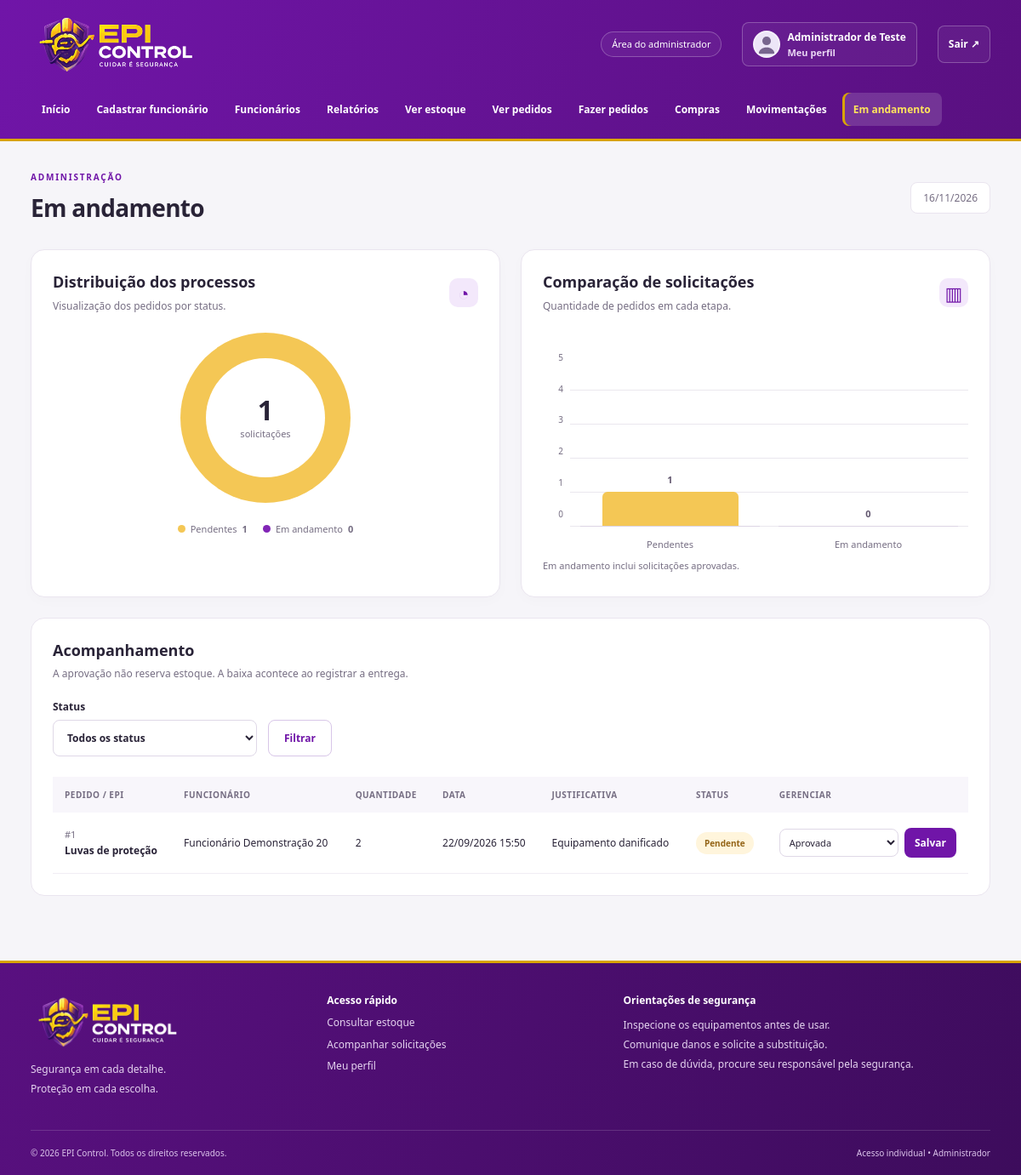
The page /andamento.php (signed in) on the database its author committed.
### tables this page shows
CREATE TABLE `tb_funcionarios` (
  `id_funcionario` int(11) NOT NULL,
  `nome_completo` varchar(100) NOT NULL,
  `cpf` varchar(20) DEFAULT NULL,
  `cargo` varchar(100) DEFAULT NULL,
  `setor` varchar(100) DEFAULT NULL,
  `foto_url` varchar(255) DEFAULT NULL,
  `email` varchar(100) NOT NULL,
  `senha` varchar(255) NOT NULL,
  `nivel_acesso` varchar(30) NOT NULL DEFAULT 'Funcionario',
  `status_funcionario` enum('Ativo','Inativo') NOT NULL DEFAULT 'Ativo'
);

CREATE TABLE `tb_solicitacoes` (
  `id_solicitacao` int(11) NOT NULL,
  `id_funcionario` int(11) NOT NULL,
  `id_epi` int(11) NOT NULL,
  `justificativa` text DEFAULT NULL,
  `status_solicitacao` varchar(30) NOT NULL DEFAULT 'Pendente',
  `data_solicitacao` datetime NOT NULL DEFAULT current_timestamp(),
  `quantidade` int(11) NOT NULL DEFAULT 1
);

CREATE TABLE `tb_epis` (
  `id_epi` int(11) NOT NULL,
  `nome_epi` varchar(100) NOT NULL,
  `descricao` text DEFAULT NULL,
  `quantidade_estoque` int(11) NOT NULL DEFAULT 0,
  `estoque_minimo` int(11) NOT NULL DEFAULT 0,
  `validade` int(11) DEFAULT NULL,
  `codigo` varchar(50) DEFAULT NULL,
  `ca` varchar(50) DEFAULT NULL
);

### app/Controllers/AppController.php (called while the page is built, shortened)
<?php
class AppController
{
    private array $user;
    private bool $admin;
    private string $page;
    public function handle(string $page): void {
        $this->page = $page;
        try {
            $this->model = new EpiModel(conectar());
            $this->user = $this->model->user((int)$_SESSION['id_funcionario']) ?? [];
            $this->admin = $this->user['nivel_acesso'] === 'Administrador';
            $data = ['error'=>$error ?? null,'title'=>$this->titles()[$page] ?? 'EPI Control'];
            $ownId = (int)$this->user['id_funcionario'];
            if (in_array($page,['home','homefunc','andamento','pedidos','minhassolicitacoes','relatorios'],true)) {
                $data['requests'] = $this->model->requests($this->admin ? null : $ownId);
                $data['counts'] = array_count_values(array_column($data['requests'],'status_solicitacao'));
            }
            $views = ['home'=>'dashboard','homefunc'=>'dashboard','andamento'=>'requests','pedidos'=>'requests','minhassolicitacoes'=>'requests','conscientizacao'=>'conscientizacao','cadastro'=>'person-form','editarfunc'=>'person-form','perfil'=>'person-form','funcionarios'=>'employees','informacoes'=>'equipment','meuepi'=>'equipment','adicionarepi'=>'order-form','solicitar'=>'order-form','fazerpedidos'=>'order-form','estoque'=>'stock','compras'=>'purchases','movimentacoes'=>'history','relatorios'=>'reports','excluirfunc'=>'delete'];
            $this->page = $page;
            $this->render($views[$page] ?? 'message',$data);
        } catch (Throwable $e) {
            error_log((string)$e);
            http_response_code(503);
            $title = 'Sistema indisponível'; $message = 'Confira se o MySQL está iniciado e se o banco tcc foi configurado a partir de database/tcc.sql.';
            require __DIR__ . '/../Views/unavailable.php';
        }
    }
    private function titles(): array { return ['home'=>'Visão geral','homefunc'=>'Meu painel','cadastro'=>'Cadastrar funcionário','funcionarios'=>'Funcionários','editarfunc'=>'Editar funcionário','informacoes'=>'Informações do funcionário','excluirfunc'=>'Excluir funcionário','adicionarepi'=>'Entregar EPI','relatorios'=>'Relatórios','estoque'=>'Estoque de EPIs','pedidos'=>'Solicitações dos funcionários','fazerpedidos'=>'Novo pedido de compra','compras'=>'Compras','movimentacoes'=>'Movimentações','andamento'=>'Em andamento','meuepi'=>'Meu EPI','solicitar'=>'Solicitar EPI','minhassolicitacoes'=>'Minhas solicitações','conscientizacao'=>'Conscientização','perfil'=>'Meu perfil']; }
    private function render(string $view, array $data): void {
        extract($data);
        $user = $this->user; $admin = $this->admin; $page = $this->page;
        require __DIR__ . '/../../templates/header.php';
        require __DIR__ . '/../Views/' . $view . '.php';
        require __DIR__ . '/../../templates/footer.php';
    }
}

### app/dispatch.php (called while the page is built)
<?php
require_once __DIR__ . '/bootstrap.php';
require_once __DIR__ . '/Controllers/AppController.php';
(new AppController())->handle($route);

### andamento.php (called while the page is built)
<?php
$route = 'andamento';
require __DIR__ . '/app/dispatch.php';

### config/conexao.php (called while the page is built, shortened)
<?php
function conectar(): mysqli
{
    $config = [
        'host' => '127.0.0.1',
        'user' => 'root',
        'password' => '',
        'database' => 'tcc',
        'port' => 3306,
    ];
    $porta = filter_var($config['port'], FILTER_VALIDATE_INT, [
        'options' => ['min_range' => 1, 'max_range' => 65535],
    ]);
    $db = new mysqli(
        (string) $config['host'],
        (string) $config['user'],
        (string) $config['password'],
        (string) $config['database'],
        $porta
    );
    $db->set_charset('utf8mb4');
    $db->query("SET time_zone = '-03:00'");
    return $db;
}

### app/Models/EpiModel.php (called while the page is built, shortened)
<?php
class EpiModel
{
    public function run(string $sql, array $params = []): mysqli_stmt {
        $stmt = $this->db->prepare($sql);
        if ($params) {
            $types = implode('', array_map(fn($p) => is_int($p) ? 'i' : 's', $params));
            $stmt->bind_param($types, ...$params);
        }
        $stmt->execute();
        return $stmt;
    }
    public function all(string $sql, array $params = []): array { return $this->run($sql, $params)->get_result()->fetch_all(MYSQLI_ASSOC); }
    public function one(string $sql, array $params = []): ?array { return $this->all($sql, $params)[0] ?? null; }
    public function user(int $id): ?array { return $this->one('SELECT * FROM tb_funcionarios WHERE id_funcionario=?', [$id]); }
    public function requests(?int $userId = null): array {
        return $this->all('SELECT s.*,e.nome_epi,f.nome_completo FROM tb_solicitacoes s JOIN tb_epis e ON e.id_epi=s.id_epi JOIN tb_funcionarios f ON f.id_funcionario=s.id_funcionario' . ($userId !== null ? ' WHERE s.id_funcionario=?' : '') . ' ORDER BY s.data_solicitacao DESC,s.id_solicitacao DESC', $userId !== null ? [$userId] : []);
    }
}

### app/Views/requests-table.php (the view, shortened to what this page needs)
<div class="table-wrap">
    <table>
        <thead>
            <tr>
                <th>Pedido / EPI</th><?php if ($admin): ?>
                    <th>Funcionário</th><?php endif ?>
                <th>Quantidade</th>
                <th>Data</th>
                <th>Justificativa</th>
                <th>Status</th><?php if ($admin && $page !== 'relatorios'): ?>
                    <th>Gerenciar</th><?php endif ?>
            </tr>
        </thead>
        <tbody>
            <?php foreach ($requests as $r): ?>
                <tr>
                    <td><small>#<?= (int) $r['id_solicitacao'] ?></small><strong><?= e($r['nome_epi']) ?></strong></td>
                    <?php if ($admin): ?>
                        <td><?= e($r['nome_completo']) ?></td><?php endif ?>
                    <td><?= (int) $r['quantidade'] ?></td>
                    <td class="nowrap"><?= e(dateBr($r['data_solicitacao'])) ?></td>
                    <td class="long-text"><?= e($r['justificativa']) ?></td>
                    <td><?= badge($r['status_solicitacao']) ?></td><?php if ($admin && $page !== 'relatorios'): ?>
                        <td><?php $transitions = ['Pendente' => ['Aprovada', 'Recusada'], 'Aprovada' => ['Em andamento', 'Entregue', 'Recusada'], 'Em andamento' => ['Entregue', 'Recusada']];
                        if (isset($transitions[$r['status_solicitacao']])): ?>
                                <form method="post" class="inline-form"><?= csrf() ?><input type="hidden" name="id_solicitacao"
                                        <select id="status-<?= (int) $r['id_solicitacao'] ?>"
                                        name="status"><?php foreach ($transitions[$r['status_solicitacao']] as $s): ?>
                                            <option><?= e($s) ?></option><?php endforeach ?>
                                    </select><button class="button small">Salvar</button></form><?php else: ?><span
                                    class="muted">Finalizada</span><?php endif ?>
                        </td><?php endif ?>
                </tr><?php endforeach ?>
        </tbody>
    </table>
</div>

### templates/header.php (shortened to what this page needs)
<?php
$navigation = $admin ? ['home' => 'Início', 'cadastro' => 'Cadastrar funcionário', 'funcionarios' => 'Funcionários', 'relatorios' => 'Relatórios', 'estoque' => 'Ver estoque', 'pedidos' => 'Ver pedidos', 'fazerpedidos' => 'Fazer pedidos', 'compras' => 'Compras', 'movimentacoes' => 'Movimentações', 'andamento' => 'Em andamento'] : ['homefunc' => 'Início', 'meuepi' => 'Meu EPI', 'solicitar' => 'Solicitar EPI', 'minhassolicitacoes' => 'Minhas solicitações', 'conscientizacao' => 'Conscientização'];
?>
<!doctype html>
<html lang="pt-BR">
<head>
    <link rel="stylesheet" href="css/app.css?v=<?= filemtime(__DIR__ . '/../css/app.css') ?>">
</head>
<body><a class="skip-link" href="#conteudo">Pular para o conteúdo</a>
    <header class="site-header">
        <div class="header-top container"><a class="brand" href="<?= $admin ? 'home.php' : 'homefunc.php' ?>"><img
                    class="brand-logo" src="img/logohome.png" alt="EPI Control — Cuidar é segurança"></a>
            <div class="header-actions"><span
                    class="role-label"><?= $admin ? 'Área do administrador' : 'Área do funcionário' ?></span><a
                    class="profile-link" href="perfil.php"><img src="<?= e(avatar($user)) ?>"
                        alt="Foto de <?= e($user['nome_completo']) ?>"><span><strong><?= e($user['nome_completo']) ?></strong><small>Meu
                            perfil</small></span></a>
                <form method="post" action="logout.php"><?= csrf() ?><button class="text-button" type="submit">Sair
                        ↗</button></form>
            </div>
        </div>
        <nav class="main-nav container" aria-label="Navegação principal">
            <?php foreach ($navigation as $url => $label): ?><a href="<?= e($url) ?>.php" <?= $page === $url ? 'class="active" aria-current="page"' : '' ?>><?= e($label) ?></a><?php endforeach ?></nav>
    </header>
    <main id="conteudo" class="container main-content">
        <div class="page-heading">
            <div><span class="eyebrow"><?= $admin ? 'ADMINISTRAÇÃO' : 'MINHA SEGURANÇA' ?></span>
                <h1><?= e($title) ?></h1>
            </div><span class="today"><?= date('d/m/Y') ?></span>
        </div>

### app/bootstrap.php (shortened to what this page needs)
<?php
require_once __DIR__ . '/../config/conexao.php';
require_once __DIR__ . '/Models/EpiModel.php';
function e($value): string
{
    return htmlspecialchars((string) ($value ?? ''), ENT_QUOTES | ENT_SUBSTITUTE, 'UTF-8');
}
function avatar(array $person): string
{
    return in_array($person['foto_url'] ?? '', ['img/boy.png', 'img/woman.png'], true) ? $person['foto_url'] : 'img/avatar.svg';
}
function dateBr($date): string
{
    return $date ? date('d/m/Y H:i', strtotime($date)) : '—';
}
function badge($status): string
{
    $colors = ['Entregue' => 'success', 'Comprado' => 'success', 'Aprovada' => 'info', 'Em andamento' => 'info', 'Recusada' => 'danger', 'Não comprado' => 'danger', 'Pendente' => 'warning'];
    return '<span class="badge ' . ($colors[$status] ?? '') . '">' . e($status) . '</span>';
}

### rows shown on the page
tb_funcionarios: nome_completo "Administrador de Teste", nivel_acesso "Início", nivel_acesso "Cadastrar funcionário", nivel_acesso "Funcionários", nivel_acesso "Relatórios", nivel_acesso "Ver estoque", nivel_acesso "Ver pedidos", nivel_acesso "Fazer pedidos", nivel_acesso "Compras", nivel_acesso "Movimentações", nivel_acesso "Em andamento"
tb_solicitacoes: id_solicitacao "1", id_epi.nome_epi "Luvas de proteção", id_funcionario.nome_completo "Funcionário Demonstração 20", quantidade "2", data_solicitacao "22/09/2026 15:50", justificativa "Equipamento danificado", status_solicitacao "Pendente", status "Aprovada"

### other values the page prints
$title "Em andamento"
$processTotal "1"
$item['label'] "Pendentes"
$item['value'] "1"
$item['label'] "Em andamento"
$item['value'] "0"
$tick * $chartStep "5"
$tick * $chartStep "4"
$tick * $chartStep "3"
$tick * $chartStep "2"
$tick * $chartStep "1"
$tick * $chartStep "0"
